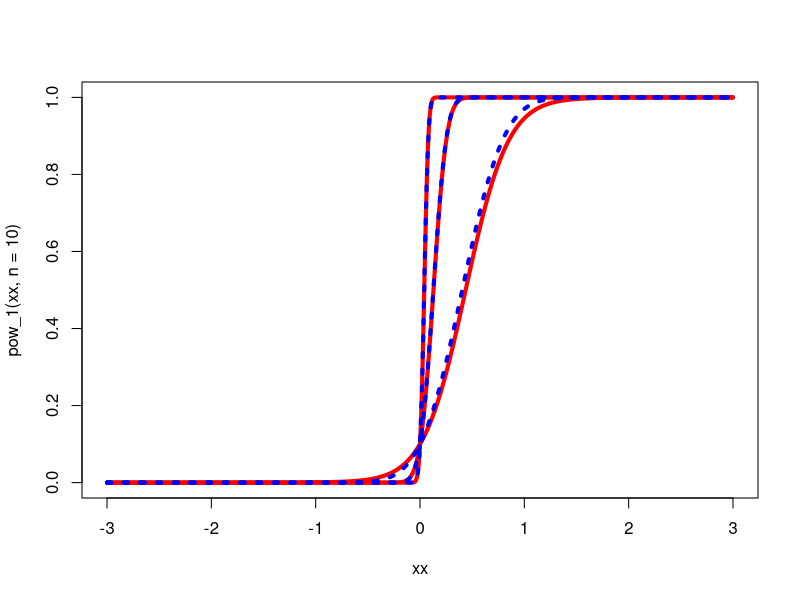

This chart was generated by the following R code:
pow_1 <- function(theta,n,alpha=.1,theta_0=0,s=1) {
  t_alpha <- qt(1-alpha, df=n-1)
  pt(t_alpha + sqrt(n) *(theta_0-theta) / s, df=n-1, lower.tail=FALSE)
}

pow_2 <- function(theta,n,alpha=.1,theta_0=0,s=1) {
  t_alpha <- qnorm(1-alpha)
  #pt(t_alpha + sqrt(n) *(theta_0-theta) / s, df=n-1, lower.tail=FALSE)
  pnorm(t_alpha + sqrt(n) *(theta_0-theta) / s, lower.tail=FALSE)
}

xx <- seq(-3,3,len=1000)
plot(xx,pow_1(xx,n=10),type='l',lwd=4,col="red")
lines(xx,pow_1(xx,n=100),type='l',lwd=4,col="red")
lines(xx,pow_1(xx,n=1000),type='l',lwd=4,col="red")


lines(xx,pow_2(xx,n=10),type='l',lwd=4,col="blue",lty=3)
lines(xx,pow_2(xx,n=100),type='l',lwd=4,col="blue",lty=3)
lines(xx,pow_2(xx,n=1000),type='l',lwd=4,col="blue",lty=3)
